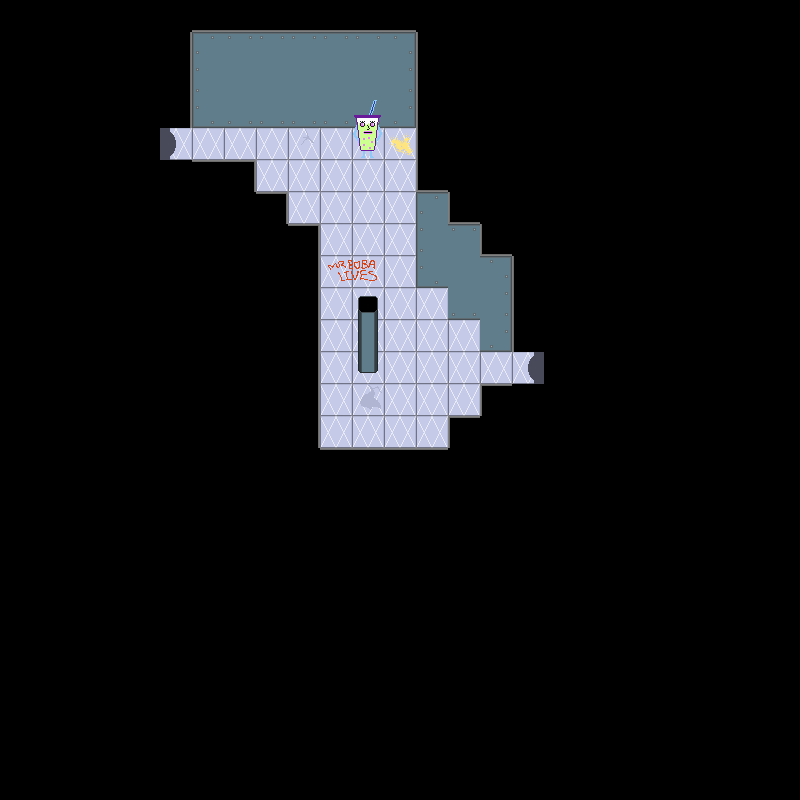

A 2D game scene composited from a Tiled map and its tileset images. What follows is a short description and the map's XML, with every tile layer's data as written:
An orthogonal 25x25 tile map with 32x32 px tiles, 5 tile layers (backgroundLayer, wallLayer, objectLayer, objectAboveLayer, ...), 2 tilesets and 2 objects.

<map version="1.2" tiledversion="1.2.3" orientation="orthogonal" renderorder="right-down" width="25" height="25" tilewidth="32" tileheight="32" infinite="0" nextlayerid="7" nextobjectid="3">
 <tileset firstgid="1" source="f2tiles.tsx" />
 <tileset firstgid="57" source="f2objs.tsx" />
 <layer id="1" name="backgroundLayer" width="25" height="25">
  <data encoding="csv">
1,1,1,1,1,1,1,1,1,1,1,1,1,1,1,1,1,1,1,1,1,1,1,1,1,
1,1,1,1,1,1,1,1,1,1,1,1,1,1,1,1,1,1,1,1,1,1,1,1,1,
1,1,1,1,1,1,1,1,1,1,1,1,1,1,1,1,1,1,1,1,1,1,1,1,1,
1,1,1,1,1,1,1,1,1,1,1,1,1,1,1,1,1,1,1,1,1,1,1,1,1,
1,1,1,1,1,14,8,8,8,51,8,8,49,1,1,1,1,1,1,1,1,1,1,1,1,
1,1,1,1,1,1,1,1,8,8,8,8,8,1,1,1,1,1,1,1,1,1,1,1,1,
1,1,1,1,1,1,1,1,1,8,8,8,8,1,1,1,1,1,1,1,1,1,1,1,1,
1,1,1,1,1,1,1,1,1,1,8,8,8,1,1,1,1,1,1,1,1,1,1,1,1,
1,1,1,1,1,1,1,1,1,1,54,55,8,1,1,1,1,1,1,1,1,1,1,1,1,
1,1,1,1,1,1,1,1,1,1,8,8,8,8,1,1,1,1,1,1,1,1,1,1,1,
1,1,1,1,1,1,1,1,1,1,8,8,8,8,8,1,1,1,1,1,1,1,1,1,1,
1,1,1,1,1,1,1,1,1,1,8,8,8,8,8,8,15,1,1,1,1,1,1,1,1,
1,1,1,1,1,1,1,1,1,1,8,37,8,8,8,1,1,1,1,1,1,1,1,1,1,
1,1,1,1,1,1,1,1,1,1,8,8,8,8,1,1,1,1,1,1,1,1,1,1,1,
1,1,1,1,1,1,1,1,1,1,1,1,1,1,1,1,1,1,1,1,1,1,1,1,1,
1,1,1,1,1,1,1,1,1,1,1,1,1,1,1,1,1,1,1,1,1,1,1,1,1,
1,1,1,1,1,1,1,1,1,1,1,1,1,1,1,1,1,1,1,1,1,1,1,1,1,
1,1,1,1,1,1,1,1,1,1,1,1,1,1,1,1,1,1,1,1,1,1,1,1,1,
1,1,1,1,1,1,1,1,1,1,1,1,1,1,1,1,1,1,1,1,1,1,1,1,1,
1,1,1,1,1,1,1,1,1,1,1,1,1,1,1,1,1,1,1,1,1,1,1,1,1,
1,1,1,1,1,1,1,1,1,1,1,1,1,1,1,1,1,1,1,1,1,1,1,1,1,
1,1,1,1,1,1,1,1,1,1,1,1,1,1,1,1,1,1,1,1,1,1,1,1,1,
1,1,1,1,1,1,1,1,1,1,1,1,1,1,1,1,1,1,1,1,1,1,1,1,1,
1,1,1,1,1,1,1,1,1,1,1,1,1,1,1,1,1,1,1,1,1,1,1,1,1,
1,1,1,1,1,1,1,1,1,1,1,1,1,1,1,1,1,1,1,1,1,1,1,1,1
</data>
 </layer>
 <layer id="2" name="wallLayer" width="25" height="25">
  <data encoding="csv">
0,0,0,0,0,0,7,7,7,7,7,7,7,0,0,0,0,0,0,0,0,0,0,0,0,
0,0,0,0,0,5,28,27,27,27,27,27,29,6,0,0,0,0,0,0,0,0,0,0,0,
0,0,0,0,0,5,23,22,22,22,22,22,26,6,0,0,0,0,0,0,0,0,0,0,0,
0,0,0,0,1,5,30,25,25,25,25,25,31,6,0,0,0,0,0,0,0,0,0,0,0,
0,0,0,0,1,0,0,0,0,0,0,0,0,6,0,0,0,0,0,0,0,0,0,0,0,
0,0,0,0,1,1,2,10,0,0,0,0,0,3,0,0,0,0,0,0,0,0,0,0,0,
0,0,0,0,0,0,0,1,10,0,0,0,0,28,3,0,0,0,0,0,0,0,0,0,0,
0,0,0,0,0,0,0,0,1,10,0,0,0,23,27,3,0,0,0,0,0,0,0,0,0,
0,0,0,0,0,0,0,0,0,5,0,0,0,30,22,29,6,0,0,0,0,0,0,0,0,
0,0,0,0,0,0,0,0,0,5,0,0,0,0,25,26,6,0,0,0,0,0,0,0,0,
0,0,0,0,0,0,0,0,0,5,0,0,0,0,0,31,6,1,0,0,0,0,0,0,0,
0,0,0,0,0,0,0,0,0,5,0,0,0,0,0,0,0,1,0,0,0,0,0,0,0,
0,0,0,0,0,0,0,0,0,5,0,0,0,0,0,9,1,1,0,0,0,0,0,0,0,
0,0,0,0,0,0,0,0,0,5,0,0,0,0,9,1,0,0,0,0,0,0,0,0,0,
0,0,0,0,0,0,0,0,0,1,2,2,2,2,1,0,0,0,0,0,0,0,0,0,0,
0,0,0,0,0,0,0,0,0,0,0,0,0,0,0,0,0,0,0,0,0,0,0,0,0,
0,0,0,0,0,0,0,0,0,0,0,0,0,0,0,0,0,0,0,0,0,0,0,0,0,
0,0,0,0,0,0,0,0,0,0,0,0,0,0,0,0,0,0,0,0,0,0,0,0,0,
0,0,0,0,0,0,0,0,0,0,0,0,0,0,0,0,0,0,0,0,0,0,0,0,0,
0,0,0,0,0,0,0,0,0,0,0,0,0,0,0,0,0,0,0,0,0,0,0,0,0,
0,0,0,0,0,0,0,0,0,0,0,0,0,0,0,0,0,0,0,0,0,0,0,0,0,
0,0,0,0,0,0,0,0,0,0,0,0,0,0,0,0,0,0,0,0,0,0,0,0,0,
0,0,0,0,0,0,0,0,0,0,0,0,0,0,0,0,0,0,0,0,0,0,0,0,0,
0,0,0,0,0,0,0,0,0,0,0,0,0,0,0,0,0,0,0,0,0,0,0,0,0,
0,0,0,0,0,0,0,0,0,0,0,0,0,0,0,0,0,0,0,0,0,0,0,0,0
</data>
 </layer>
 <layer id="3" name="objectLayer" width="25" height="25">
  <data encoding="csv">
0,0,0,0,0,0,0,0,0,0,0,0,0,0,0,0,0,0,0,0,0,0,0,0,0,
0,0,0,0,0,0,0,0,0,0,0,0,0,0,0,0,0,0,0,0,0,0,0,0,0,
0,0,0,0,0,0,0,0,0,0,0,0,0,0,0,0,0,0,0,0,0,0,0,0,0,
0,0,0,0,0,0,0,0,0,0,0,2147483710,0,0,0,0,0,0,0,0,0,0,0,0,0,
0,0,0,0,0,0,0,0,0,0,0,2147483709,0,0,0,0,0,0,0,0,0,0,0,0,0,
0,0,0,0,0,0,0,0,0,0,0,0,0,0,0,0,0,0,0,0,0,0,0,0,0,
0,0,0,0,0,0,0,0,0,0,0,0,0,0,0,0,0,0,0,0,0,0,0,0,0,
0,0,0,0,0,0,0,0,0,0,0,0,0,0,0,0,0,0,0,0,0,0,0,0,0,
0,0,0,0,0,0,0,0,0,0,0,0,0,0,0,0,0,0,0,0,0,0,0,0,0,
0,0,0,0,0,0,0,0,0,0,0,0,0,0,0,0,0,0,0,0,0,0,0,0,0,
0,0,0,0,0,0,0,0,0,0,0,0,0,0,0,0,0,0,0,0,0,0,0,0,0,
0,0,0,0,0,0,0,0,0,0,0,57,0,0,0,0,0,0,0,0,0,0,0,0,0,
0,0,0,0,0,0,0,0,0,0,0,0,0,0,0,0,0,0,0,0,0,0,0,0,0,
0,0,0,0,0,0,0,0,0,0,0,0,0,0,0,0,0,0,0,0,0,0,0,0,0,
0,0,0,0,0,0,0,0,0,0,0,0,0,0,0,0,0,0,0,0,0,0,0,0,0,
0,0,0,0,0,0,0,0,0,0,0,0,0,0,0,0,0,0,0,0,0,0,0,0,0,
0,0,0,0,0,0,0,0,0,0,0,0,0,0,0,0,0,0,0,0,0,0,0,0,0,
0,0,0,0,0,0,0,0,0,0,0,0,0,0,0,0,0,0,0,0,0,0,0,0,0,
0,0,0,0,0,0,0,0,0,0,0,0,0,0,0,0,0,0,0,0,0,0,0,0,0,
0,0,0,0,0,0,0,0,0,0,0,0,0,0,0,0,0,0,0,0,0,0,0,0,0,
0,0,0,0,0,0,0,0,0,0,0,0,0,0,0,0,0,0,0,0,0,0,0,0,0,
0,0,0,0,0,0,0,0,0,0,0,0,0,0,0,0,0,0,0,0,0,0,0,0,0,
0,0,0,0,0,0,0,0,0,0,0,0,0,0,0,0,0,0,0,0,0,0,0,0,0,
0,0,0,0,0,0,0,0,0,0,0,0,0,0,0,0,0,0,0,0,0,0,0,0,0,
0,0,0,0,0,0,0,0,0,0,0,0,0,0,0,0,0,0,0,0,0,0,0,0,0
</data>
 </layer>
 <layer id="4" name="objectAboveLayer" width="25" height="25">
  <data encoding="csv">
0,0,0,0,0,0,0,0,0,0,0,0,0,0,0,0,0,0,0,0,0,0,0,0,0,
0,0,0,0,0,0,0,0,0,0,0,0,0,0,0,0,0,0,0,0,0,0,0,0,0,
0,0,0,0,0,0,0,0,0,0,0,0,0,0,0,0,0,0,0,0,0,0,0,0,0,
0,0,0,0,0,0,0,0,0,0,0,0,0,0,0,0,0,0,0,0,0,0,0,0,0,
0,0,0,0,0,0,0,0,0,0,0,0,0,0,0,0,0,0,0,0,0,0,0,0,0,
0,0,0,0,0,0,0,0,0,0,0,0,0,0,0,0,0,0,0,0,0,0,0,0,0,
0,0,0,0,0,0,0,0,0,0,0,0,0,0,0,0,0,0,0,0,0,0,0,0,0,
0,0,0,0,0,0,0,0,0,0,0,0,0,0,0,0,0,0,0,0,0,0,0,0,0,
0,0,0,0,0,0,0,0,0,0,0,0,0,0,0,0,0,0,0,0,0,0,0,0,0,
0,0,0,0,0,0,0,0,0,0,0,58,0,0,0,0,0,0,0,0,0,0,0,0,0,
0,0,0,0,0,0,0,0,0,0,0,72,0,0,0,0,0,0,0,0,0,0,0,0,0,
0,0,0,0,0,0,0,0,0,0,0,0,0,0,0,0,0,0,0,0,0,0,0,0,0,
0,0,0,0,0,0,0,0,0,0,0,0,0,0,0,0,0,0,0,0,0,0,0,0,0,
0,0,0,0,0,0,0,0,0,0,0,0,0,0,0,0,0,0,0,0,0,0,0,0,0,
0,0,0,0,0,0,0,0,0,0,0,0,0,0,0,0,0,0,0,0,0,0,0,0,0,
0,0,0,0,0,0,0,0,0,0,0,0,0,0,0,0,0,0,0,0,0,0,0,0,0,
0,0,0,0,0,0,0,0,0,0,0,0,0,0,0,0,0,0,0,0,0,0,0,0,0,
0,0,0,0,0,0,0,0,0,0,0,0,0,0,0,0,0,0,0,0,0,0,0,0,0,
0,0,0,0,0,0,0,0,0,0,0,0,0,0,0,0,0,0,0,0,0,0,0,0,0,
0,0,0,0,0,0,0,0,0,0,0,0,0,0,0,0,0,0,0,0,0,0,0,0,0,
0,0,0,0,0,0,0,0,0,0,0,0,0,0,0,0,0,0,0,0,0,0,0,0,0,
0,0,0,0,0,0,0,0,0,0,0,0,0,0,0,0,0,0,0,0,0,0,0,0,0,
0,0,0,0,0,0,0,0,0,0,0,0,0,0,0,0,0,0,0,0,0,0,0,0,0,
0,0,0,0,0,0,0,0,0,0,0,0,0,0,0,0,0,0,0,0,0,0,0,0,0,
0,0,0,0,0,0,0,0,0,0,0,0,0,0,0,0,0,0,0,0,0,0,0,0,0
</data>
 </layer>
 <objectgroup id="5" name="doorLayer">
  <object id="1" gid="16" x="512" y="384" width="32" height="32">
   <properties>
    <property name="door" value="right" />
   </properties>
  </object>
  <object id="2" gid="16" x="160" y="160" width="32" height="32">
   <properties>
    <property name="door" value="left" />
   </properties>
  </object>
 </objectgroup>
 <layer id="6" name="aboveLayer" width="25" height="25">
  <data encoding="csv">
0,0,0,0,0,0,0,0,0,0,0,0,0,0,0,0,0,0,0,0,0,0,0,0,0,
0,0,0,0,0,0,0,0,0,0,0,0,0,0,0,0,0,0,0,0,0,0,0,0,0,
0,0,0,0,0,0,0,0,0,0,0,0,0,0,0,0,0,0,0,0,0,0,0,0,0,
0,0,0,0,0,0,0,0,0,0,0,0,0,0,0,0,0,0,0,0,0,0,0,0,0,
0,0,0,0,0,0,0,0,0,0,0,0,0,0,0,0,0,0,0,0,0,0,0,0,0,
0,0,0,0,0,0,0,0,0,0,0,0,0,0,0,0,0,0,0,0,0,0,0,0,0,
0,0,0,0,0,0,0,0,0,0,0,0,0,0,0,0,0,0,0,0,0,0,0,0,0,
0,0,0,0,0,0,0,0,0,0,0,0,0,0,0,0,0,0,0,0,0,0,0,0,0,
0,0,0,0,0,0,0,0,0,0,0,0,0,0,0,0,0,0,0,0,0,0,0,0,0,
0,0,0,0,0,0,0,0,0,0,0,0,0,0,0,0,0,0,0,0,0,0,0,0,0,
0,0,0,0,0,0,0,0,0,0,0,0,0,0,0,0,0,0,0,0,0,0,0,0,0,
0,0,0,0,0,0,0,0,0,0,0,0,0,0,0,0,0,0,0,0,0,0,0,0,0,
0,0,0,0,0,0,0,0,0,0,0,0,0,0,0,0,0,0,0,0,0,0,0,0,0,
0,0,0,0,0,0,0,0,0,0,0,0,0,0,0,0,0,0,0,0,0,0,0,0,0,
0,0,0,0,0,0,0,0,0,0,0,0,0,0,0,0,0,0,0,0,0,0,0,0,0,
0,0,0,0,0,0,0,0,0,0,0,0,0,0,0,0,0,0,0,0,0,0,0,0,0,
0,0,0,0,0,0,0,0,0,0,0,0,0,0,0,0,0,0,0,0,0,0,0,0,0,
0,0,0,0,0,0,0,0,0,0,0,0,0,0,0,0,0,0,0,0,0,0,0,0,0,
0,0,0,0,0,0,0,0,0,0,0,0,0,0,0,0,0,0,0,0,0,0,0,0,0,
0,0,0,0,0,0,0,0,0,0,0,0,0,0,0,0,0,0,0,0,0,0,0,0,0,
0,0,0,0,0,0,0,0,0,0,0,0,0,0,0,0,0,0,0,0,0,0,0,0,0,
0,0,0,0,0,0,0,0,0,0,0,0,0,0,0,0,0,0,0,0,0,0,0,0,0,
0,0,0,0,0,0,0,0,0,0,0,0,0,0,0,0,0,0,0,0,0,0,0,0,0,
0,0,0,0,0,0,0,0,0,0,0,0,0,0,0,0,0,0,0,0,0,0,0,0,0,
0,0,0,0,0,0,0,0,0,0,0,0,0,0,0,0,0,0,0,0,0,0,0,0,0
</data>
 </layer>
</map>